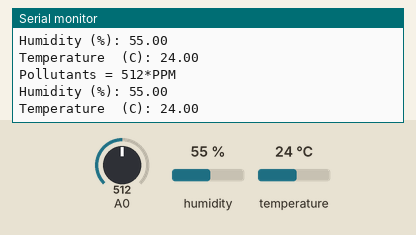
Recording of a sketch running on a simulated Arduino Uno, built with avr-gcc and run on an emulated ATmega328P. On the bench: the last lines printed to the serial monitor. Inputs (shaded band) come from the test bench; at power-on: humidity 55 %, A0 = 512, temperature 24 °C.

Above: at 2.8 s.
2.9 s: humidity set to 22 %
At 5.3 s:
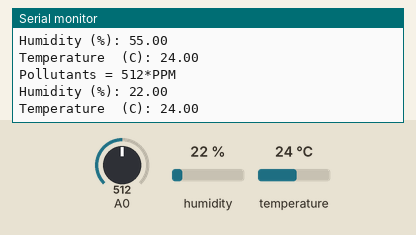
5.6 s: A0 set to 716
At 6.7 s:
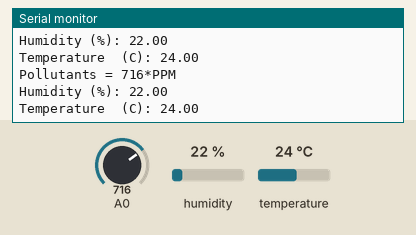
8.3 s: temperature set to 12 °C
At 10.5 s:
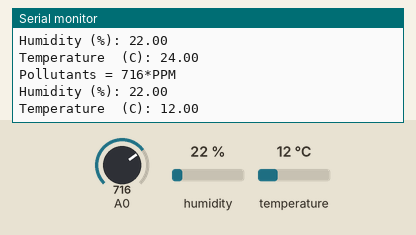
11.0 s: A0 set to 900
At 13.0 s:
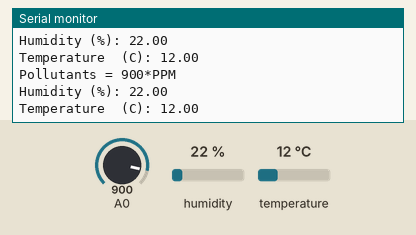
13.7 s: humidity set to 40 %
At 15.5 s:
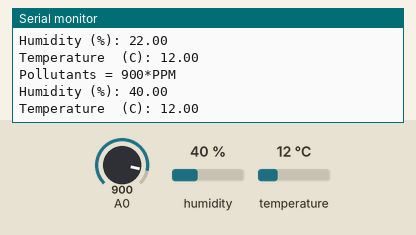
Timing chart, 0 to 17.0 s (numbered marks = the images above; inputs shaded):
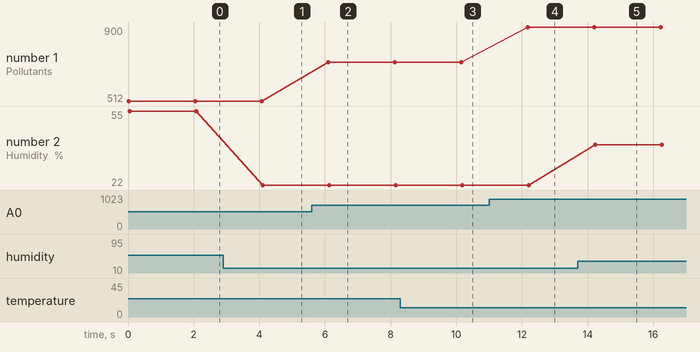

Measured:
- after the input at 2.9 s, the serial monitor: prints a new line after 1.2 s (image 1)
- after the input at 5.6 s, the serial monitor: prints a new line after 0.50 s (image 2)
- after the input at 8.3 s, the serial monitor: prints a new line after 1.9 s (image 3)
- after the input at 11.0 s, the serial monitor: prints a new line after 1.2 s (image 4)
- after the input at 13.7 s, the serial monitor: prints a new line after 0.53 s (image 5)
- plotted number 1: 512 → 716 after the input at 5.6 s, 716 → 900 after the input at 11.0 s
- plotted number 2: 55 → 22 after the input at 2.9 s, 22 → 40 after the input at 13.7 s

The sketch:

DHT11.ino
```cpp
/*
DHT11
G=GND
U=5V
D=3 (or whichever pin we set it to)
*/

/*
MQ135
VCC = 5V
GND = GND
A0 = A0
*/


#include <dht11.h>
#define DHT11PIN 4
#include <MQ135.h>
int airquality = 0;

dht11 DHT11;

void  setup()
{
  Serial.begin(9600);

}

void loop()
{
  Serial.println();

  int chk = DHT11.read(DHT11PIN);
  int sensorValue = analogRead(A0);
  Serial.print("Pollutants = ");
  Serial.print(sensorValue);

  Serial.print("*PPM");
  Serial.println();
  Serial.print("Humidity (%): ");
  Serial.println((float)DHT11.humidity, 2);

  Serial.print("Temperature  (C): ");
  Serial.println((float)DHT11.temperature, 2);

  delay(2000);

}
```
